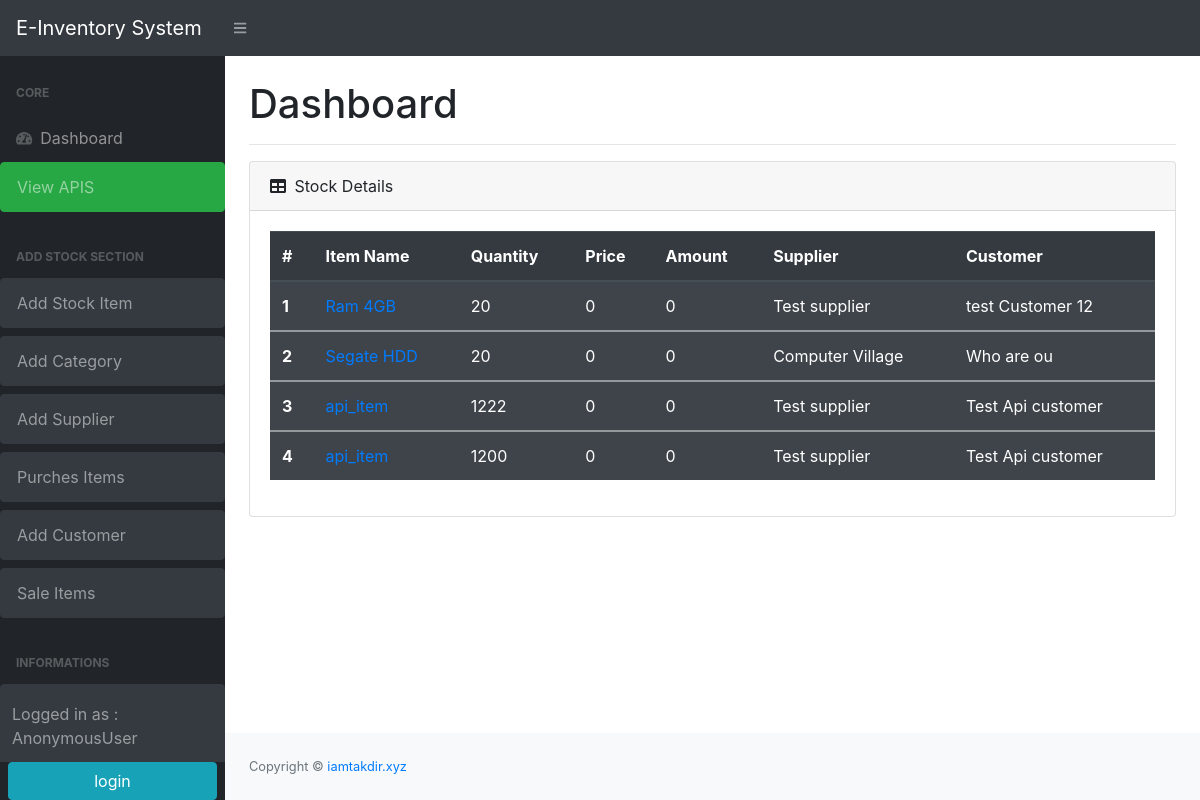
/total_sale/, run on an earlier commit of the app's database.
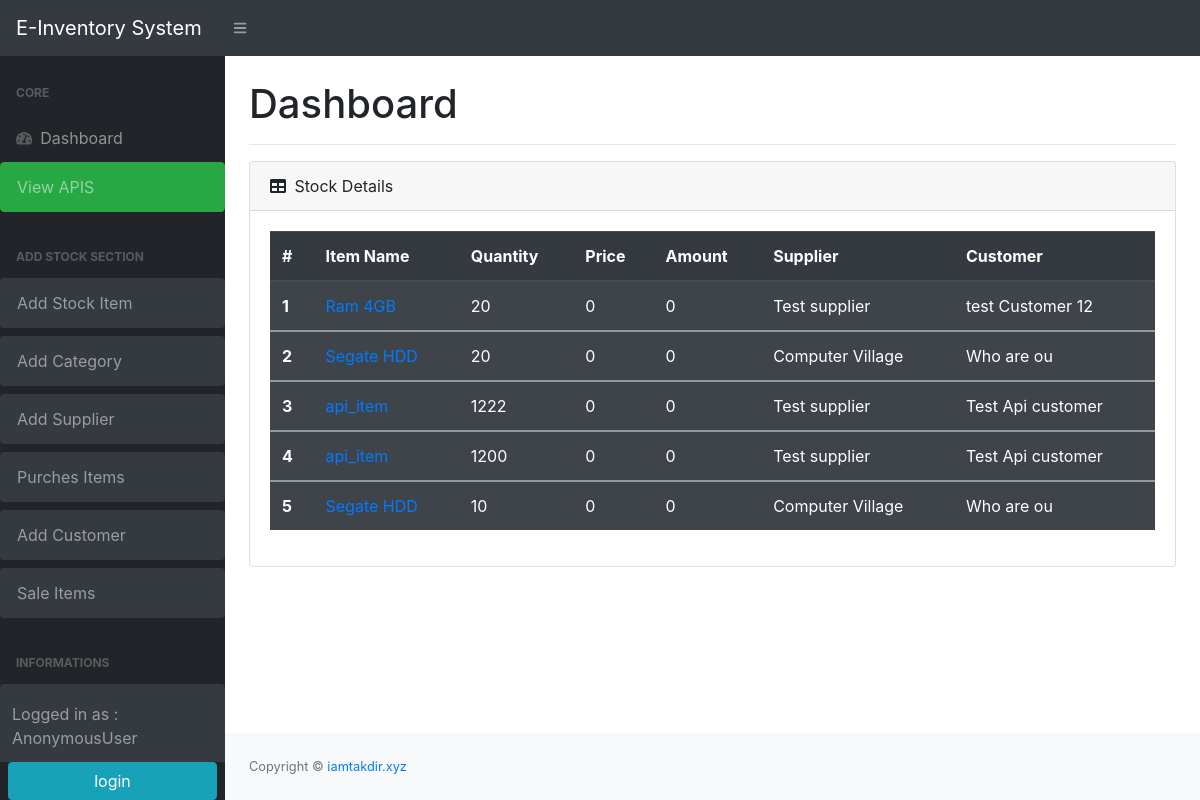
And on a later commit of the database.
### stock/models.py (models this page shows, shortened)
class Sale (models.Model):
    customer = models.ForeignKey(Customer, on_delete=models.CASCADE)
    stock = stock = models.ForeignKey(Stock, on_delete=models.SET_NULL, null=True, related_name='salestock')
    sale_quantity = models.IntegerField()

class Stock( models.Model):
    id = models.AutoField(primary_key=True)
    category =models.ForeignKey(Category, on_delete=models.SET_NULL, null=True,blank=True)
    item_name = models.CharField(max_length=200, null=True)
    quantity = models.IntegerField(default=0)
    price = models.FloatField(null=True, blank=True,default= 0)
    amount = models.FloatField(null=True, blank=True,default= 0)
    supplier= models.ForeignKey(Supplier, on_delete=models.SET_NULL, null=True,blank=True)
    last_updated=models.DateTimeField(auto_now_add=False,auto_now=True)
    timestamp= models.DateTimeField(auto_now_add=True,auto_now=False,)
    is_deleted = models.BooleanField(default=False)

class Supplier (models.Model):
    sup_name = models.CharField(max_length=200, null=True,)
    sup_mobile = models.CharField(max_length=200, null=True, blank=True)
    sup_email = models.CharField(max_length=200, null=True, blank=True)
    sup_note = models.TextField(blank=True, null=True)

class Customer (models.Model):
    name = models.CharField(max_length=200)
    phone = models.CharField(max_length=30)

### stock/views.py (the view)
# urls.py: path('total_sale/', views.Total_sale.as_view(), name="total_sale"),
class Total_sale(ListView):
    template_name = 'stock/total_sale.html'
    queryset = Sale.objects.all()

### stock/templates/stock/total_sale.html (shortened to what this page needs)
{% extends "base.html" %}
{% block content %}
{% load crispy_forms_tags %}
<main>
    <div class="container-fluid">
        <h1 class="mt-4 mb-3">Dashboard</h1>
        <hr>
        <div class="card mb-4">
            <div class="card-header">
                <i class="fas fa-table mr-1"></i>
                Stock Details
            </div>
            <div class="card-body">
                <div class="table-responsive">
                    <table class="table table-striped table-dark">
                        <thead>
                            <tr>
                                <th scope="col">#</th>
                                <th scope="col">Item Name</th>
                                <th scope="col">Quantity</th>
                                <th scope="col">Price</th>
                                <th scope="col">Amount</th>
                                <th scope="col">Supplier</th>
                                <th scope="col">Customer</th>
                            </tr>
                        </thead>
                        {% for item in object_list %}
                        <tbody>
                            <tr>
                                <th scope="row">{{ forloop.counter }}</th>
                                <td><a href="{% url 'sale_details' item.id %}">{{item.stock.item_name}}</a></td>
                                <td>{{item.sale_quantity}}</td>
                                <td>0</td>
                                <td>0</td>
                                <td>{{item.stock.supplier.sup_name}}</td>
                                <td>{{item.customer.name}}</td>
                            </tr>
                        </tbody>
                        {% endfor%}
                    </table>
                </div>
            </div>
        </div>
    </div>
</main>
{% endblock %}

What changed in the data, as far as the page shows it:
added Sale: stock.item_name "Segate HDD", sale_quantity "10", stock.supplier.sup_name "Computer Village", customer.name "Who are ou"
